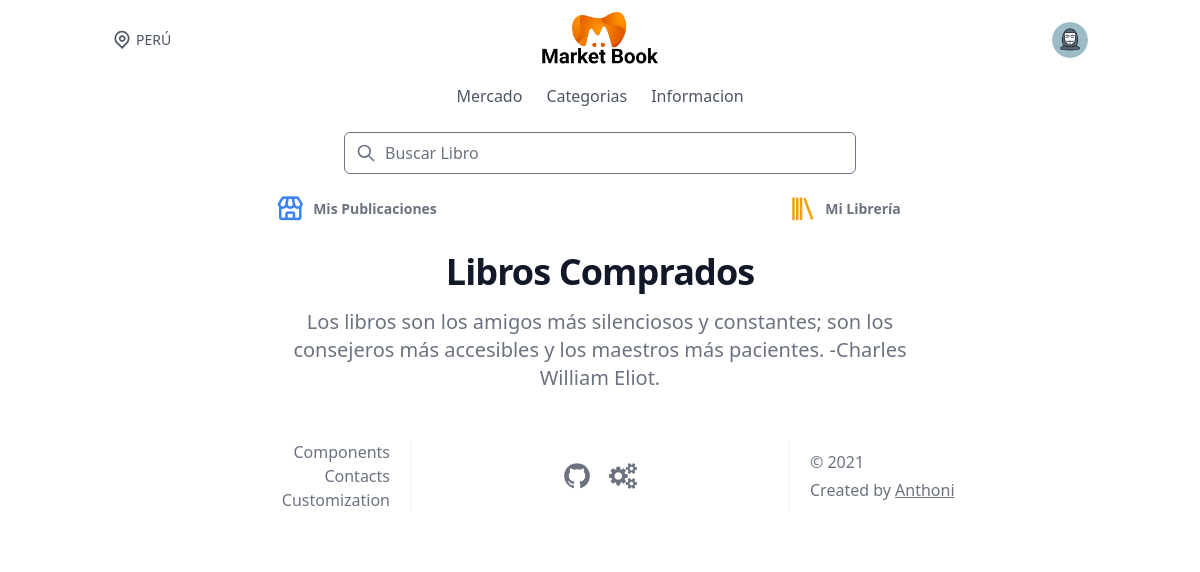
Before: /library/anthoni/ (signed in) with the older database file.
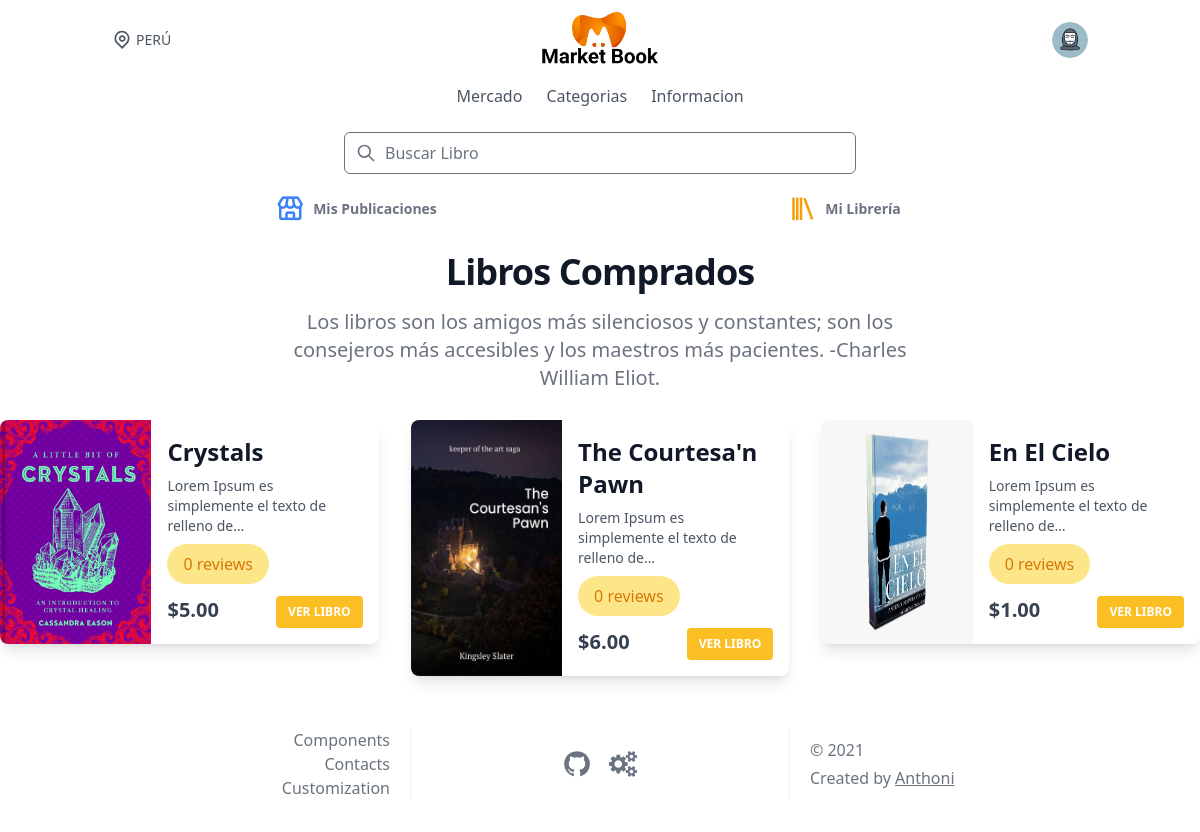
After: the same page with the newer database file.
### marketplace/models.py (models this page shows, shortened)
class Product(models.Model):
    user = models.ForeignKey(
        User, on_delete=models.CASCADE, related_name='products')
    name = models.CharField(max_length=100)
    description = models.TextField()
    thumbnail = models.ImageField(
        blank=True, null=True, upload_to=marketplace_directory_path)
    slug = models.SlugField(unique=True)
    content_url = models.URLField(blank=True, null=True)
    content_file = models.FileField(blank=True, null=True)
    active = models.BooleanField(default=False)
    price = models.PositiveIntegerField(default=100)
    category = models.ManyToManyField(Categories)
    created = models.DateTimeField(auto_now_add=True)
    def price_display(self):
        return "{0:.2f}".format(self.price/100)
    @property
    def get_prom_rate(self):
        if self.reviews_set.all().count() > 0:
            dic= self.reviews_set.aggregate(Avg('rate')).values()
            for i in dic: prom_rate=i
            return range((round(prom_rate)))
        else:
            return None

### core/views.py (the view)
# urls.py: path('library/<username>/',UserLibraryView.as_view(),name="library"),
class UserLibraryView(LoginRequiredMixin,View):
    def get(self, request,username, *args, **kwargs):
        user=get_object_or_404(User,username=username)
        userlibrary=UserLibraty.objects.get(user=user)
        context={
            'userlibrary':userlibrary
        }
        return render(request, 'pages/products/library.html', context)

### templates/pages/products/library.html (shortened to what the changed rows need)
{% extends 'base.html' %}
{% load static %}
{% block content %}
<div class="relative bg-white md:py-5">
  <div class="relative max-w-7xl mx-auto">
    <div class="text-center">
      <h2 class="text-3xl tracking-tight font-extrabold text-gray-900 sm:text-4xl">
        Libros Comprados
      </h2>
    </div>
            <div class="flex flex-wrap -m-4 mt-3">
      {% for product in userlibrary.products.all %}
              <div class="lg:w-1/3 md:w-1/2 p-4 w-full">
                <div class="flex max-w-md bg-white shadow-lg rounded-lg overflow-hidden">
                  <div class="w-2/5 bg-cover bg-landscape">
                    <a href="{% url 'product-detail' product.slug %}" class="focus-visible:outline-none">
                      <img src="{{product.thumbnail.url}}" alt="{{product.name}}" class=" w-full h-full block">
                    </a>
                  </div>
                  <div class="w-3/5 p-4">
                    <a href="{% url 'product-detail' product.slug %}"
                      class="focus-visible:outline-none text-gray-900 font-bold text-2xl">
                      {{product.name}}
                    </a>
                    <p class="mt-2 text-gray-600 text-sm">
                      {{product.description|truncatechars:50}}
                    </p>
                    <div class="flex item-center mt-2">
                      {% if product.get_prom_rate %}
                      {% for start in product.get_prom_rate %}
                      <svg xmlns="http://www.w3.org/2000/svg" width="20" height="20" viewBox="0 0 24 24"
                        style="fill: rgb(63, 62, 62);transform: ;msFilter:;">
                        <path
                          d="M21.947 9.179a1.001 1.001 0 0 0-.868-.676l-5.701-.453-2.467-5.461a.998.998 0 0 0-1.822-.001L8.622 8.05l-5.701.453a1 1 0 0 0-.619 1.713l4.213 4.107-1.49 6.452a1 1 0 0 0 1.53 1.057L12 18.202l5.445 3.63a1.001 1.001 0 0 0 1.517-1.106l-1.829-6.4 4.536-4.082c.297-.268.406-.686.278-1.065z">
                        </path>
                      </svg>
                      {% endfor %}
                      {% for start in product.get_missing_start %}
                      <svg xmlns="http://www.w3.org/2000/svg" width="20" height="20" viewBox="0 0 24 24"
                        style="fill: rgb(63, 62, 62);transform: ;msFilter:;">
                        <path
                          d="m6.516 14.323-1.49 6.452a.998.998 0 0 0 1.529 1.057L12 18.202l5.445 3.63a1.001 1.001 0 0 0 1.517-1.106l-1.829-6.4 4.536-4.082a1 1 0 0 0-.59-1.74l-5.701-.454-2.467-5.461a.998.998 0 0 0-1.822 0L8.622 8.05l-5.701.453a1 1 0 0 0-.619 1.713l4.214 4.107zm2.853-4.326a.998.998 0 0 0 .832-.586L12 5.43l1.799 3.981a.998.998 0 0 0 .832.586l3.972.315-3.271 2.944c-.284.256-.397.65-.293 1.018l1.253 4.385-3.736-2.491a.995.995 0 0 0-1.109 0l-3.904 2.603 1.05-4.546a1 1 0 0 0-.276-.94l-3.038-2.962 4.09-.326z">
                        </path>
                      </svg>
                      {% endfor %}
                      <div class="px-6 flex items-center justify-center">
                        <span class="text-lg">{{product.get_reviws_count}}</span>
                        <svg xmlns="http://www.w3.org/2000/svg" width="24" height="24" viewBox="0 0 24 24"
                          style="fill: rgb(63, 62, 62);transform: ;msFilter:;">
                          <path
                            d="M16 14h.5c.827 0 1.5-.673 1.5-1.5v-9c0-.827-.673-1.5-1.5-1.5h-13C2.673 2 2 2.673 2 3.5V18l5.333-4H16zm-9.333-2L4 14V4h12v8H6.667z">
                          </path>
                          <path
                            d="M20.5 8H20v6.001c0 1.1-.893 1.993-1.99 1.999H8v.5c0 .827.673 1.5 1.5 1.5h7.167L22 22V9.5c0-.827-.673-1.5-1.5-1.5z">
                          </path>
                        </svg>
                      </div>
                      {% else %}
                      <span class="px-4 py-2  text-base rounded-full text-yellow-600  bg-yellow-200 ">
                        0 reviews
                      </span>
                      {% endif %}
                    </div>
                    <div class="flex item-center justify-between mt-3">
                      <h1 class="text-gray-700 font-bold text-xl">
                        ${{product.price_display}}
                      </h1>
                      <a href="{% url 'product-detail' product.slug %}"
                        class="focus-visible:outline-none px-3 py-2 bg-yellow-400 text-white  text-xs font-bold uppercase rounded">
                        Ver Libro
                      </a>
                    </div>
                  </div>
                </div>
              </div>
              {% endfor %}
    </div>
  </div>
</div>
{% endblock content %}

Changed rows visible on the page:
now on this page (row edited): Product: thumbnail (picture), name "Crystals", description "Lorem Ipsum es simplemente el texto de relleno de…", shows "0 reviews", price_display "5.00"
now on this page (row edited): Product: thumbnail (picture), name "The Courtesa'n Pawn", description "Lorem Ipsum es simplemente el texto de relleno de…", shows "0 reviews", price_display "6.00"
now on this page (row edited): Product: thumbnail (picture), name "En El Cielo", description "Lorem Ipsum es simplemente el texto de relleno de…", shows "0 reviews", price_display "1.00"
